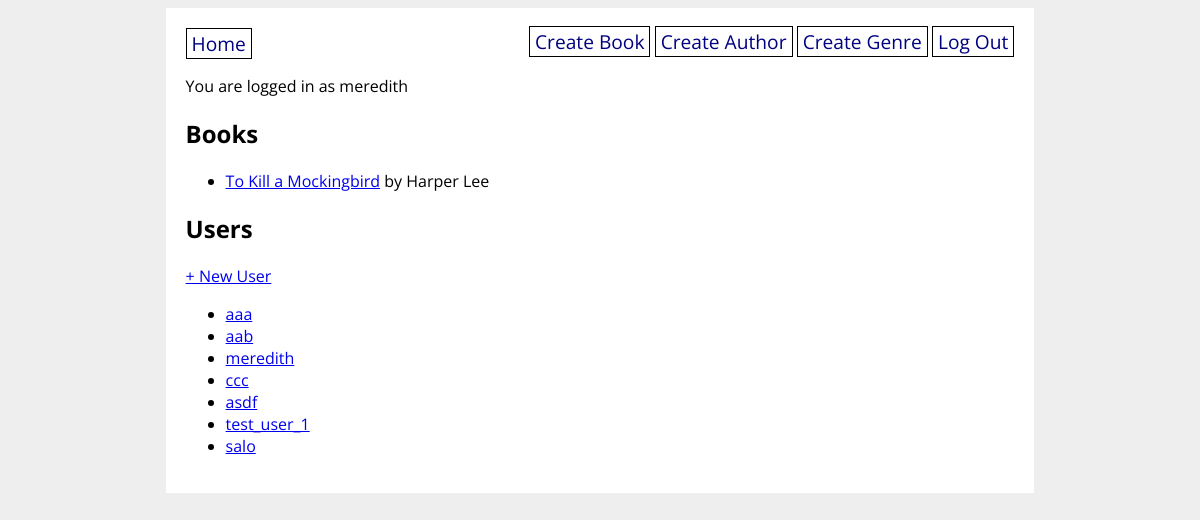
The app's page / (signed in) with its own data.
### books_app/models.py (models this page shows, shortened)
class User(UserMixin, db.Model):
    id = db.Column(db.Integer, primary_key=True)
    username = db.Column(db.String(80), nullable=False, unique=True)
    password = db.Column(db.String(200), nullable=False)
    favorite_books = db.relationship(
        'Book', secondary='user_book', back_populates='users_who_favorited')

class Book(db.Model):
    id = db.Column(db.Integer, primary_key=True)
    title = db.Column(db.String(80), nullable=False)
    publish_date = db.Column(db.Date)
    author_id = db.Column(db.Integer, db.ForeignKey('author.id'), nullable=False)
    author = db.relationship('Author', back_populates='books')
    audience = db.Column(db.Enum(Audience), default=Audience.ALL)
    genres = db.relationship(
        'Genre', secondary='book_genre', back_populates='books')
    users_who_favorited = db.relationship(
        'User', secondary='user_book', back_populates='favorite_books')

class Author(db.Model):
    id = db.Column(db.Integer, primary_key=True)
    name = db.Column(db.String(80), nullable=False)
    biography = db.Column(db.String(200))
    books = db.relationship('Book', back_populates='author')

### books_app/main/routes.py (the view)
@main.route('/')
def homepage():
    all_books = Book.query.all()
    all_users = User.query.all()
    return render_template('home.html',
        all_books=all_books, all_users=all_users)

### books_app/__init__.py (called while the page is built)
@login_manager.user_loader
def load_user(user_id):
    return User.query.get(user_id)

### books_app/templates/home.html
{% extends 'base.html' %}
{% block content %}
<h2>Books</h2>
<ul>
{% for book in all_books %}
    <li><a href="/book/{{ book.id }}">{{ book.title }}</a> by {{ book.author.name }}</li>
{% endfor %}
</ul>
<h2>Users</h2>
<p>
    <a href="/create_user">+ New User</a>
</p>
<ul>
    {% for user in all_users %}
        <li><a href="/profile/{{ user.username }}">{{ user.username }}</a></li>
    {% endfor %}
</ul>
{% endblock %}

### books_app/templates/base.html (shortened to what this page needs)
<!DOCTYPE html>
<html>
    <head>
        <link rel="stylesheet" href="/static/style.css">
    </head>
    <body>
        <div id="content">
            <nav>
                <a href="/">Home</a>
                <div>
                    {% if current_user.is_authenticated %}
                    <a href="/create_book">Create Book</a>
                    <a href="/create_author">Create Author</a>
                    <a href="/create_genre">Create Genre</a>
                    <a href="/logout">Log Out</a>
                    {% else %}
                    <a href="/signup">Sign Up</a>
                    <a href="/login">Log In</a>
                    {% endif %}
                </div>
            </nav>
            {% if current_user.is_authenticated %}
            <p>You are logged in as {{ current_user.username }}</p>
            {% endif %}
            {% block content %}{% endblock %}
        </div>
    </body>
</html>

### books_app/static/style.css (style rules this page uses)
body { display: flex; flex-direction: column; align-items: center; background-color: #eee; font-family: 'Open Sans', sans-serif; }
#content { width: 70%; background-color: white; padding: 20px; }
nav { width: 100%; display: flex; flex-direction: row; justify-content: space-between; }
nav a { color: navy; text-decoration: none; border: 1px solid black; padding: 1px 5px; font-size: 1.2em; }

### records on screen
User: username "meredith"
Book: title "To Kill a Mockingbird", author.name "Harper Lee"
User: username "aaa"
User: username "aab"
User: username "ccc"
User: username "asdf"
User: username "test_user_1"
User: username "salo"
